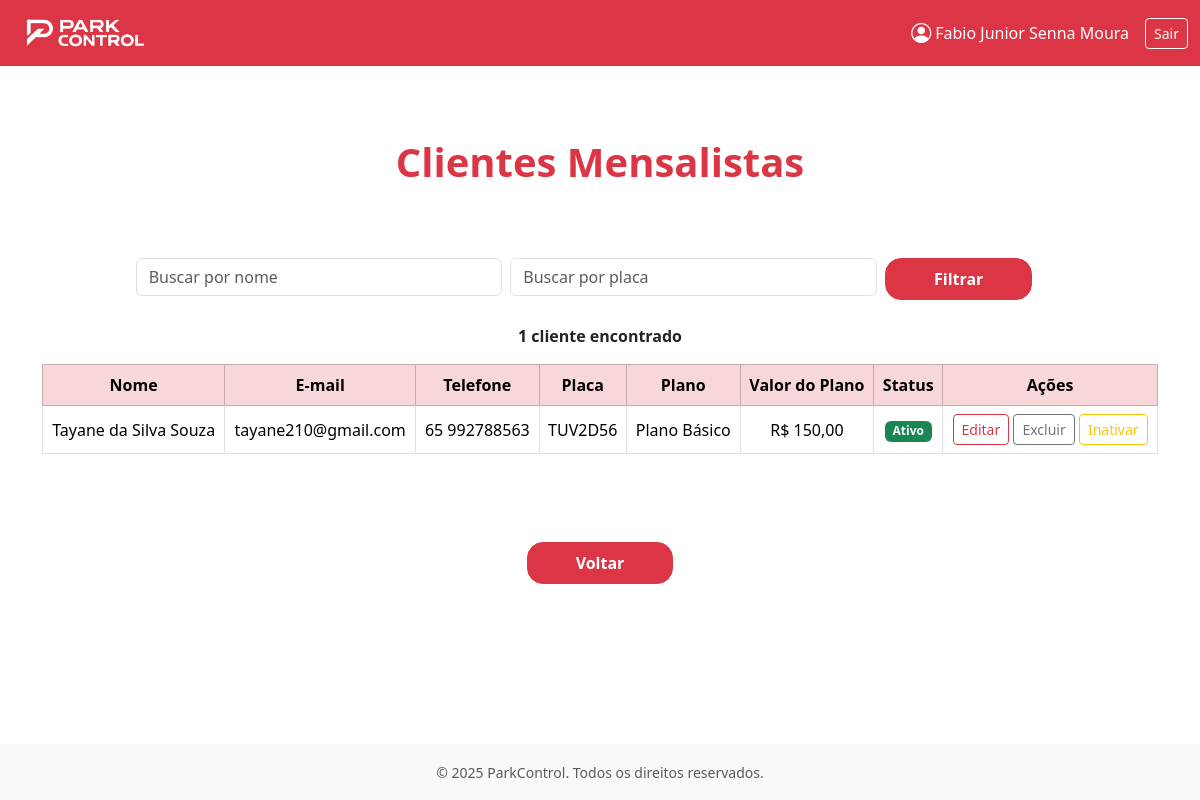
The page /mensalistas/ (signed in) on the database as committed earlier.
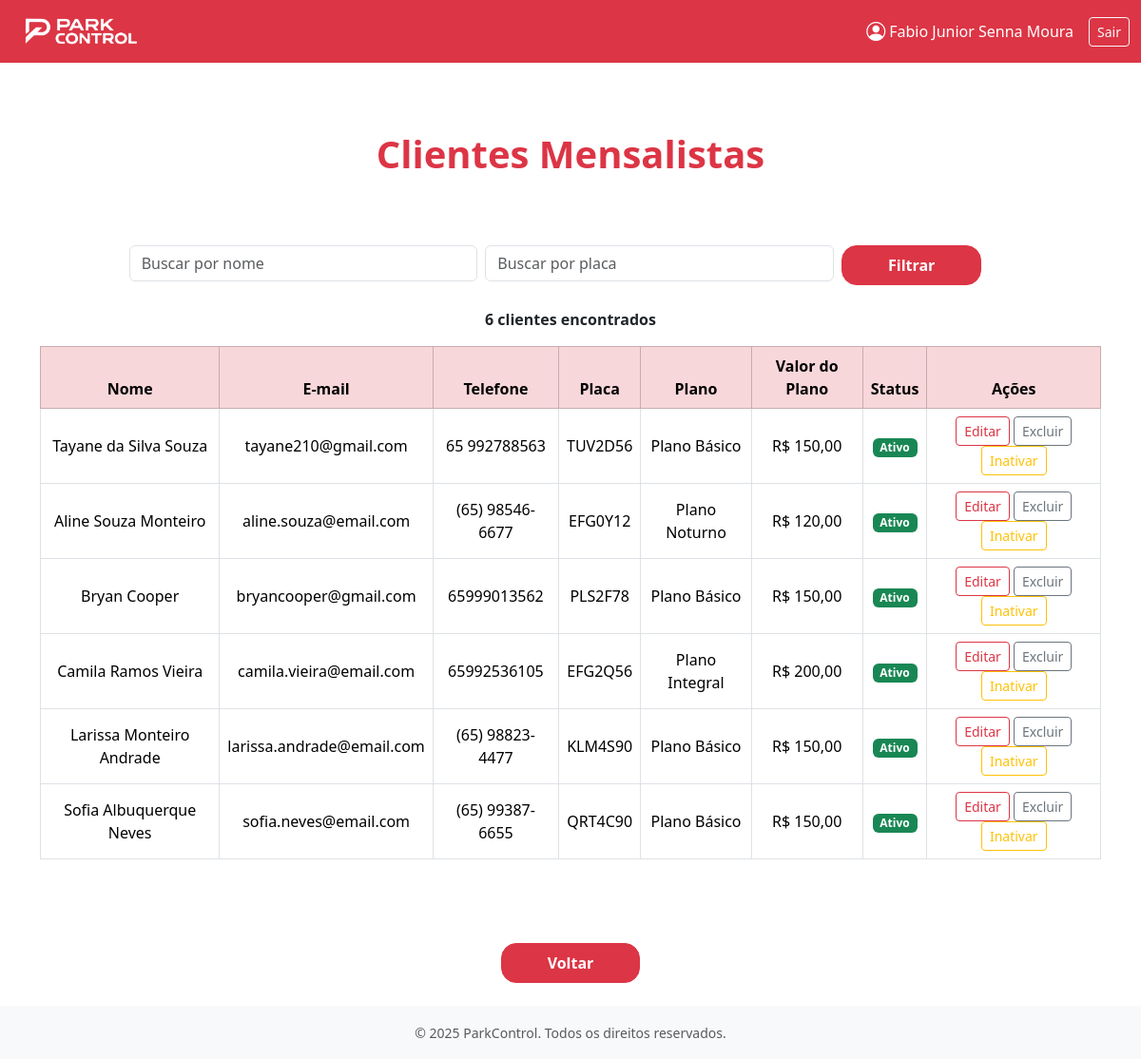
The same page on the database as committed later.
### apps/usuarios/models.py (models this page shows)
class Usuario(AbstractUser):
    perfil_acesso = models.CharField(max_length=20, choices=[
        ('Administrador', 'Administrador'),
        ('Frentista', 'Frentista'),
        ('Contador', 'Contador')
    ])
    historico = HistoricalRecords()  # Adiciona histórico de alterações

### apps/clientes/models.py (models this page shows, shortened)
class Mensalista(models.Model):
    nome = models.CharField(max_length=100)
    telefone = models.CharField(
        max_length=15,
        validators=[
            RegexValidator(
                r'^\(?\d{2}\)?[-.\s]?\d{4,5}[-.\s]?\d{4}$',
                'Telefone no formato inválido (ex: (65) 99999-9999)'
            )
        ]
    )
    email = models.EmailField(max_length=100)
    plano = models.ForeignKey(
        Planos,
        on_delete=models.SET_NULL,
        null=True,
        limit_choices_to={'tipo_plano': 'Mensalista'},
        related_name="mensalistas"
    )
    placa = models.CharField(
        max_length=10,
        unique=True,
        validators=[
            RegexValidator(
                r'^[A-Z]{3}[0-9][A-Z][0-9]{2}$',
                'Placa no formato inválido (ex: ABC1D23 - padrão Mercosul)'
            )
        ]
    )
    ativo = models.BooleanField(default=True)
    historico = HistoricalRecords()  # Adiciona histórico de alterações

### apps/planos/models.py (models this page shows, shortened)
class Planos(models.Model):
    TIPO_PLANO_CHOICES = [
        ('Mensalista', 'Mensalista'),
        ('Diarista', 'Diarista'),
    ]
    TIPO_MENSAL_CHOICES = [
        ('Mensal', 'Mensal'),
        ('Anual','Anual')
    ]
    STATUS_CHOICES = [
        ('Ativo', 'Ativo'),
        ('Inativo', 'Inativo'),
    ]
    nome = models.CharField( max_length=50, blank=False, null=False)
    validade = models.PositiveIntegerField(blank=False, null=False)
    descricao = models.TextField(blank=True)
    data_criacao = models.DateTimeField(auto_now_add=True)
    ultima_alteracao = models.DateTimeField(auto_now=True)
    tipo_plano = models.CharField(max_length=20, choices=TIPO_PLANO_CHOICES, blank=False, null=False)
    status = models.CharField(max_length=20, choices=STATUS_CHOICES, blank=True, null=True,default='Ativo')
    valor_diaria = models.DecimalField(max_digits=10, decimal_places=2, blank=True, null=True)
    valor = models.DecimalField(max_digits=10, decimal_places=2, blank=True, null=True)
    tipo_mensal  = models.CharField(max_length=20, choices=TIPO_MENSAL_CHOICES, blank=True, null=True)
    historico = HistoricalRecords()  # Adiciona histórico de alterações

### apps/clientes/views.py (the view)
# urls.py: path('mensalistas/', views.cliente_mensalista_view, name='cliente_mensalista'),
@login_required(login_url='login_parkcontrol')
def cliente_mensalista_view(request):
    mensalistas = Mensalista.objects.all()
    query_nome = request.GET.get('nome', '')
    query_placa = request.GET.get('placa', '')
    if query_nome:
        mensalistas = mensalistas.filter(nome__icontains=query_nome)
    if query_placa:
        mensalistas = mensalistas.filter(placa__icontains=query_placa)
    logger.info(f"Visualização lista mensalistas - filtros: nome='{query_nome}', placa='{query_placa}'")
    return render(request, 'clientes/cliente_mensalista.html', {'mensalistas': mensalistas, 'query_nome': query_nome, 'query_placa': query_placa})

### apps/clientes/templates/clientes/cliente_mensalista.html (shortened to what this page needs)
{% extends "base.html" %}
{% load static %}
{% block content %}
<main class="flex-grow-1 d-flex flex-column justify-content-center align-items-center py-5">
    <h1 class="text-danger fw-bold mb-5">Clientes Mensalistas</h1>
    <div class="container mt-4">
        <form method="GET" class="row g-2 mb-4 justify-content-center">
            <div class="col-md-4">
                <input type="text" name="nome" class="form-control" placeholder="Buscar por nome" value="{{ request.GET.nome }}">
            </div>
            <div class="col-md-4">
                <input type="text" name="placa" class="form-control" placeholder="Buscar por placa" value="{{ request.GET.placa }}">
            </div>
            <div class="col-md-2">
                <button type="submit" class="btn btn-danger px-5 py-2 rounded-4 fw-bold">Filtrar</button>
            </div>
        </form>
        <p class="text-center fw-bold">
            {{ mensalistas|length }} cliente{{ mensalistas|length|pluralize }} encontrado{{ mensalistas|length|pluralize }}
        </p>
        <div class="table-responsive">
            {% if mensalistas %}
            <table class="table table-bordered text-center align-middle">
                <thead class="table-danger">
                    <tr>
                        <th>Nome</th>
                        <th>E-mail</th>
                        <th>Telefone</th>
                        <th>Placa</th>
                        <th>Plano</th>
                        <th>Valor do Plano</th>
                        <th>Status</th>
                        <th>Ações</th>
                    </tr>
                </thead>
                <tbody>
                    {% for cliente in mensalistas %}
                    <tr>
                        <td>{{ cliente.nome }}</td>
                        <td>{{ cliente.email }}</td>
                        <td>{{ cliente.telefone }}</td>
                        <td>{{ cliente.placa }}</td>
                        <td>{{ cliente.plano.nome }}</td>
                        <td>R$ {{ cliente.plano.valor|floatformat:2 }}</td>
                        <td>
                            {% if cliente.ativo %}
                                <span class="badge bg-success">Ativo</span>
                            {% else %}
                                <span class="badge bg-secondary">Inativo</span>
                            {% endif %}
                        </td>
                        <td>
                            <a href="{% url 'clientes:editar_mensalista' pk=cliente.pk %}" class="btn btn-outline-danger btn-sm">Editar</a>
                            {% if user.is_authenticated and user.perfil_acesso == 'Administrador' %}
                                <a href="{% url 'clientes:excluir_mensalista' pk=cliente.pk %}" class="btn btn-outline-secondary btn-sm">Excluir</a>
                                {% if cliente.ativo %}
                                    <a href="{% url 'clientes:inativar_mensalista' pk=cliente.pk %}" class="btn btn-outline-warning btn-sm">Inativar</a>
                                {% else %}
                                    <a href="{% url 'clientes:ativar_mensalista' pk=cliente.pk %}" class="btn btn-outline-success btn-sm">Ativar</a>
                                {% endif %}
                            {% endif %}
                        </td>
                    </tr>
                    {% empty %}
                    <tr>
                        <td colspan="6">Nenhum cliente encontrado.</td>
                    </tr>
                    {% endfor %}
                </tbody>
            </table>
            {% else %}
            <p class="text-center fw-bold text-muted">Nenhum cliente encontrado.</p>
            {% endif %}
        </div>
    </div>
</main>
<footer class="text-center mt-4">
    {% if user.is_authenticated and user.perfil_acesso == 'Administrador' %}
        <a href="{% url 'usuarios:gerencia_cliente' %}" class="btn btn-danger px-5 py-2 rounded-4 fw-bold">Voltar</a>
    {% else %}
        <a href="{% url 'frentistas:gerenciar_clientes' %}" class="btn btn-danger px-5 py-2 rounded-4 fw-bold">Voltar</a>
    {% endif %}
</footer>
{% endblock %}

### base_templates/base.html (shortened to what this page needs)
{% load static %}
<!DOCTYPE html>
<html lang="pt-br">
<head>
    <link rel="stylesheet" href="https://cdn.jsdelivr.net/npm/bootstrap@5.3.3/dist/css/bootstrap.min.css">
    <link rel="stylesheet" href="https://cdn.jsdelivr.net/npm/bootstrap-icons@1.11.3/font/bootstrap-icons.min.css">
</head>
<body class="bg-white d-flex flex-column min-vh-100">
    {% include 'navbar.html' %}
    <main class="flex-grow-1 py-4">
        {% block content %}{% endblock %}
    </main>
    <footer class="bg-light text-center py-3 mt-auto">
        <small class="text-muted">&copy; 2025 ParkControl. Todos os direitos reservados.</small>
    </footer>
</body>
</html>

### base_templates/navbar.html (shortened to what this page needs)
{% load static %}
<nav class="navbar navbar-expand-lg navbar-dark bg-danger">
    <div class="container-fluid">
        <a class="navbar-brand d-flex align-items-center" href="{% url 'usuarios:home' %}">
            <img src="{% static 'images/logo-branca.png' %}" alt="Logo" class="me-2" style="height: 40px;">
        </a>
        <div class="collapse navbar-collapse" id="navbarContent">
            <div class="ms-auto d-flex align-items-center">
                {% if user.is_authenticated %}
                    <a href="{% url 'usuarios:perfil_usuario' %}" class="text-white text-decoration-none me-3 d-flex align-items-center">
                        <i class="bi bi-person-circle me-1 fs-5"></i>
                        {{ user.get_full_name|default:user.username }}
                    </a>
                    <a class="btn btn-outline-light btn-sm" href="{% url 'usuarios:logout_parkcontrol' %}">Sair</a>
                {% endif %}
            </div>
        </div>
    </div>
</nav>

Rows that differ between the two databases and show on the page:
added Mensalista: nome "Aline Souza Monteiro", email "aline.souza@email.com", telefone "(65) 98546-6677", placa "EFG0Y12", plano.nome "Plano Noturno", plano.valor "120,00", ativo "Ativo"
added Mensalista: nome "Bryan Cooper", email "bryancooper@gmail.com", telefone "65999013562", placa "PLS2F78", plano.nome "Plano Básico", plano.valor "150,00", ativo "Ativo"
added Mensalista: nome "Camila Ramos Vieira", email "camila.vieira@email.com", telefone "65992536105", placa "EFG2Q56", plano.nome "Plano Integral", plano.valor "200,00", ativo "Ativo"
added Mensalista: nome "Larissa Monteiro Andrade", email "larissa.andrade@email.com", telefone "(65) 98823-4477", placa "KLM4S90", plano.nome "Plano Básico", plano.valor "150,00", ativo "Ativo"
added Mensalista: nome "Sofia Albuquerque Neves", email "sofia.neves@email.com", telefone "(65) 99387-6655", placa "QRT4C90", plano.nome "Plano Básico", plano.valor "150,00", ativo "Ativo"
Other text that changed with them:
{{ mensalistas|length }}: "1" → "6"
